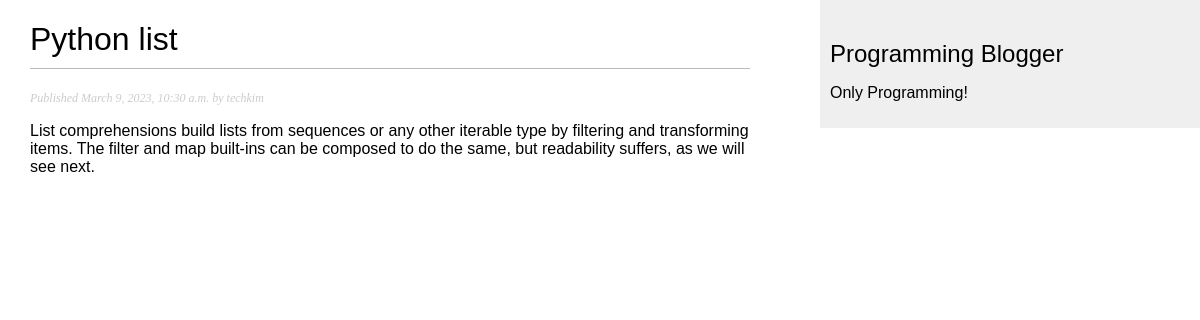
Page /blog/2023/3/9/python-list/ on the committed database.
### blog/models.py (models this page shows, shortened)
class Post(models.Model):
    STATUS_CHOICES = (
        ('draft', 'Draft'),
        ('published', 'Published'),
    )
    title = models.CharField(max_length=250)
    slug = models.SlugField(max_length=250, unique_for_date='publish')
    author = models.ForeignKey(User, on_delete=models.CASCADE, related_name='blog_posts')
    body = models.TextField()
    publish = models.DateTimeField(default=timezone.now)
    created = models.DateTimeField(auto_now_add=True)
    updated = models.DateTimeField(auto_now=True)
    status = models.CharField(max_length=10,
                              choices=STATUS_CHOICES,
                              default='draft')
    objects = models.Manager()  # the default manager
    published = PublishedManager()
    class Meta:
        ordering = ('-publish',)

### blog/views.py (the view)
def post_detail(request, year, month, day, post):
    post = get_object_or_404(Post, slug=post,
                             status='published',
                             publish__year=year,
                             publish__month=month,
                             publish__day=day)
    return render(request, 'blog/post/detail.html', {'post': post})

### blog/templates/blog/post/detail.html (shortened to what this page needs)
{% extends 'blog/base.html' %}
{% block content %}
    <h1>{{post.title}}</h1>
    <p class="date">
        Published {{post.publish}} by {{post.author}}
    </p>
    {{post.body|linebreaks}}
{% endblock %}

### blog/static/css/blog.css (style rules this page uses)
body { margin:0; padding:0; font-family:helvetica, sans-serif; }
h1 { font-weight:normal; border-bottom:1px solid #bbb; padding:0 0 10px 0; }
p.date { color:#ccc; font-family: georgia, serif; font-size: 12px; font-style: italic; }

### rows in the picture
Post: title "Python list", publish "March 9, 2023, 10:30 a.m.", author "techkim", body "List comprehensions build lists from sequences or any other iterable type by filtering and transforming items. The filter and map built-ins can be composed to do the same, but readability suffers, as we will see next."
